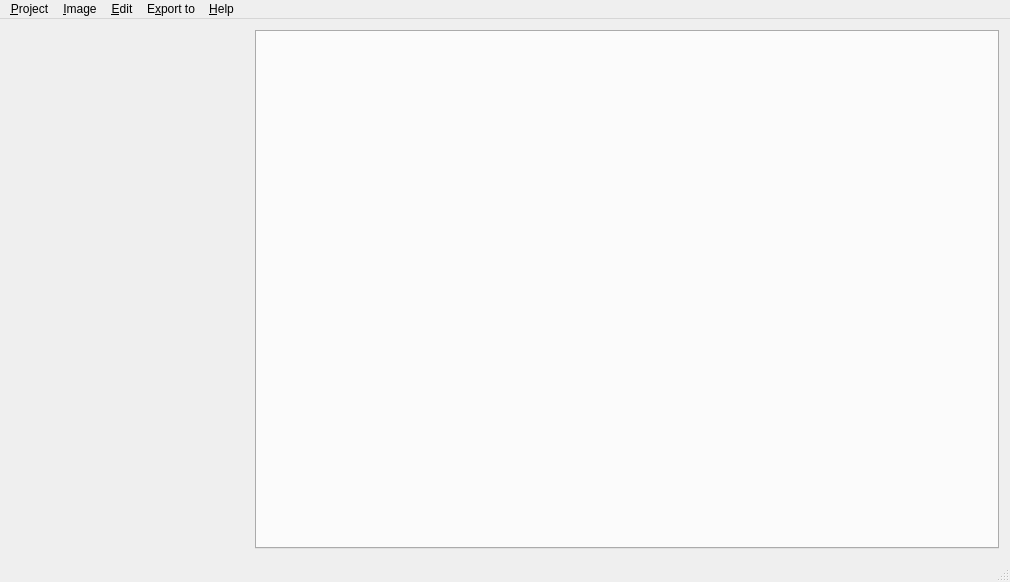
<?xml version="1.0" encoding="UTF-8"?>
<ui version="4.0">
 <comment>Copyright (C) 2012-2014 Robert Chéramy (robert@cheramy.net)

This file is part of YASW (Yet Another Scan Wizard).

YASW is free software: you can redistribute it and/or modify
it under the terms of the GNU General Public License as published by
the Free Software Foundation, either version 3 of the License, or
(at your option) any later version.

YASW is distributed in the hope that it will be useful,
but WITHOUT ANY WARRANTY; without even the implied warranty of
MERCHANTABILITY or FITNESS FOR A PARTICULAR PURPOSE.  See the
GNU General Public License for more details.

You should have received a copy of the GNU General Public License
along with YASW.  If not, see http://www.gnu.org/licenses/.
</comment>
 <class>MainWindow</class>
 <widget class="QMainWindow" name="MainWindow">
  <property name="geometry">
   <rect>
    <x>0</x>
    <y>0</y>
    <width>1010</width>
    <height>582</height>
   </rect>
  </property>
  <property name="sizePolicy">
   <sizepolicy hsizetype="Expanding" vsizetype="Expanding">
    <horstretch>0</horstretch>
    <verstretch>0</verstretch>
   </sizepolicy>
  </property>
  <property name="windowTitle">
   <string>yasw - new project</string>
  </property>
  <property name="windowIcon">
   <iconset resource="icons/icons.qrc">
    <normaloff>:/icons/yasw.svg</normaloff>:/icons/yasw.svg</iconset>
  </property>
  <widget class="QWidget" name="centralWidget">
   <property name="sizePolicy">
    <sizepolicy hsizetype="Expanding" vsizetype="Expanding">
     <horstretch>0</horstretch>
     <verstretch>0</verstretch>
    </sizepolicy>
   </property>
   <layout class="QHBoxLayout" name="horizontalLayout">
    <item>
     <widget class="ImageTableWidget" name="imageList" native="true">
      <property name="sizePolicy">
       <sizepolicy hsizetype="Fixed" vsizetype="Preferred">
        <horstretch>0</horstretch>
        <verstretch>0</verstretch>
       </sizepolicy>
      </property>
      <property name="minimumSize">
       <size>
        <width>238</width>
        <height>0</height>
       </size>
      </property>
      <property name="maximumSize">
       <size>
        <width>238</width>
        <height>16777215</height>
       </size>
      </property>
     </widget>
    </item>
    <item>
     <widget class="FilterContainer" name="filterContainer">
      <property name="currentIndex">
       <number>-1</number>
      </property>
     </widget>
    </item>
   </layout>
  </widget>
  <widget class="QMenuBar" name="menuBar">
   <property name="geometry">
    <rect>
     <x>0</x>
     <y>0</y>
     <width>1010</width>
     <height>19</height>
    </rect>
   </property>
   <widget class="QMenu" name="menu_File">
    <property name="title">
     <string>&amp;Project</string>
    </property>
    <widget class="QMenu" name="recentProjects">
     <property name="enabled">
      <bool>true</bool>
     </property>
     <property name="title">
      <string>&amp;Recent projects</string>
     </property>
    </widget>
    <addaction name="action_Open"/>
    <addaction name="recentProjects"/>
    <addaction name="action_Save"/>
    <addaction name="action_SaveAs"/>
    <addaction name="separator"/>
    <addaction name="action_Close"/>
    <addaction name="action_Quit"/>
   </widget>
   <widget class="QMenu" name="menu_Export">
    <property name="title">
     <string>E&amp;xport to</string>
    </property>
    <addaction name="actionTo_Jpeg"/>
    <addaction name="actionTo_PDF"/>
   </widget>
   <widget class="QMenu" name="menu_Image">
    <property name="title">
     <string>&amp;Image</string>
    </property>
    <addaction name="actionAddImage"/>
    <addaction name="actionAdd_empty_image"/>
    <addaction name="actionRemove_selected"/>
    <addaction name="actionMoveImageUp"/>
    <addaction name="actionMoveImageDown"/>
    <addaction name="actionMove_image_left"/>
    <addaction name="actionMove_image_right"/>
    <addaction name="actionSelectPreviousImage"/>
    <addaction name="actionSelect_next_image"/>
    <addaction name="actionSelect_left_image"/>
    <addaction name="actionSelect_right_image"/>
   </widget>
   <widget class="QMenu" name="menu_Hilfe">
    <property name="title">
     <string>&amp;Help</string>
    </property>
    <addaction name="action_About"/>
   </widget>
   <widget class="QMenu" name="menuEdit">
    <property name="title">
     <string>&amp;</string>
    </property>
   </widget>
   <widget class="QMenu" name="menu_Edit">
    <property name="title">
     <string>&amp;Edit</string>
    </property>
    <addaction name="action_Preferences"/>
   </widget>
   <addaction name="menu_File"/>
   <addaction name="menu_Image"/>
   <addaction name="menu_Edit"/>
   <addaction name="menu_Export"/>
   <addaction name="menu_Hilfe"/>
   <addaction name="menuEdit"/>
  </widget>
  <widget class="QStatusBar" name="statusBar"/>
  <action name="action_Quit">
   <property name="text">
    <string>&amp;Quit</string>
   </property>
   <property name="shortcut">
    <string>Alt+F4</string>
   </property>
  </action>
  <action name="action_Open">
   <property name="text">
    <string>&amp;Open</string>
   </property>
   <property name="shortcut">
    <string>Ctrl+O</string>
   </property>
  </action>
  <action name="action_Save">
   <property name="text">
    <string>&amp;Save</string>
   </property>
   <property name="shortcut">
    <string>Ctrl+S</string>
   </property>
  </action>
  <action name="action_SaveAs">
   <property name="text">
    <string>Save&amp;As</string>
   </property>
  </action>
  <action name="action_Close">
   <property name="text">
    <string>&amp;Close</string>
   </property>
   <property name="shortcut">
    <string>Ctrl+W</string>
   </property>
  </action>
  <action name="actionTo_Jpeg">
   <property name="text">
    <string>&amp;JPEG</string>
   </property>
  </action>
  <action name="actionTo_PDF">
   <property name="text">
    <string>&amp;PDF</string>
   </property>
  </action>
  <action name="actionAddImage">
   <property name="text">
    <string>&amp;Add Image</string>
   </property>
   <property name="toolTip">
    <string>Insert an image at current position (when no selection, defaults to left)</string>
   </property>
   <property name="shortcut">
    <string>+</string>
   </property>
  </action>
  <action name="actionRemove_selected">
   <property name="text">
    <string>&amp;Remove selected image</string>
   </property>
   <property name="shortcut">
    <string>Del</string>
   </property>
  </action>
  <action name="actionMoveImageUp">
   <property name="text">
    <string>Move image &amp;up</string>
   </property>
   <property name="toolTip">
    <string>Move image up</string>
   </property>
   <property name="shortcut">
    <string>Ctrl+Up</string>
   </property>
  </action>
  <action name="actionMoveImageDown">
   <property name="text">
    <string>Move image &amp;down</string>
   </property>
   <property name="toolTip">
    <string>Move image down</string>
   </property>
   <property name="shortcut">
    <string>Ctrl+Down</string>
   </property>
  </action>
  <action name="actionAdd_empty_image">
   <property name="text">
    <string>Add &amp;empty image</string>
   </property>
   <property name="toolTip">
    <string>Adds an empty image at selection. If there is default selection, inserts left</string>
   </property>
  </action>
  <action name="action_About">
   <property name="text">
    <string>&amp;About</string>
   </property>
  </action>
  <action name="action_Preferences">
   <property name="text">
    <string>&amp;Preferences</string>
   </property>
  </action>
  <action name="actionMove_image_left">
   <property name="text">
    <string>Move image &amp;left</string>
   </property>
   <property name="shortcut">
    <string>Ctrl+Left</string>
   </property>
  </action>
  <action name="actionMove_image_right">
   <property name="text">
    <string>Move image right</string>
   </property>
   <property name="shortcut">
    <string>Ctrl+Right</string>
   </property>
  </action>
  <action name="actionSelectPreviousImage">
   <property name="text">
    <string>Select previous image</string>
   </property>
   <property name="toolTip">
    <string>Select previous image</string>
   </property>
   <property name="shortcut">
    <string>Up</string>
   </property>
  </action>
  <action name="actionSelect_next_image">
   <property name="text">
    <string>Select next image</string>
   </property>
   <property name="shortcut">
    <string>Down</string>
   </property>
  </action>
  <action name="actionSelect_left_image">
   <property name="text">
    <string>Select left image</string>
   </property>
   <property name="shortcut">
    <string>Left</string>
   </property>
  </action>
  <action name="actionSelect_right_image">
   <property name="text">
    <string>Select right image</string>
   </property>
   <property name="shortcut">
    <string>Right</string>
   </property>
  </action>
 </widget>
 <layoutdefault spacing="6" margin="11"/>
 <customwidgets>
  <customwidget>
   <class>FilterContainer</class>
   <extends>QTabWidget</extends>
   <header>filtercontainer.h</header>
   <container>1</container>
  </customwidget>
  <customwidget>
   <class>ImageTableWidget</class>
   <extends>QWidget</extends>
   <header>imagetablewidget.h</header>
   <container>1</container>
   <slots>
    <slot>removeSelected()</slot>
    <slot>imageUp()</slot>
    <slot>imageDown()</slot>
    <slot>insertImage()</slot>
    <slot>insertEmptyImage()</slot>
    <slot>moveImageLeft()</slot>
    <slot>moveImageRight()</slot>
    <slot>selectPreviousImage()</slot>
    <slot>selectNextImage()</slot>
    <slot>selectLeftImage()</slot>
    <slot>selectRightImage()</slot>
   </slots>
  </customwidget>
 </customwidgets>
 <resources>
  <include location="icons/icons.qrc"/>
 </resources>
 <connections>
  <connection>
   <sender>action_Quit</sender>
   <signal>triggered()</signal>
   <receiver>MainWindow</receiver>
   <slot>close()</slot>
   <hints>
    <hint type="sourcelabel">
     <x>-1</x>
     <y>-1</y>
    </hint>
    <hint type="destinationlabel">
     <x>534</x>
     <y>347</y>
    </hint>
   </hints>
  </connection>
  <connection>
   <sender>actionTo_Jpeg</sender>
   <signal>triggered()</signal>
   <receiver>MainWindow</receiver>
   <slot>exportToJpeg()</slot>
   <hints>
    <hint type="sourcelabel">
     <x>-1</x>
     <y>-1</y>
    </hint>
    <hint type="destinationlabel">
     <x>504</x>
     <y>290</y>
    </hint>
   </hints>
  </connection>
  <connection>
   <sender>actionTo_PDF</sender>
   <signal>triggered()</signal>
   <receiver>MainWindow</receiver>
   <slot>exportToPdf()</slot>
   <hints>
    <hint type="sourcelabel">
     <x>-1</x>
     <y>-1</y>
    </hint>
    <hint type="destinationlabel">
     <x>504</x>
     <y>290</y>
    </hint>
   </hints>
  </connection>
  <connection>
   <sender>actionAddImage</sender>
   <signal>triggered()</signal>
   <receiver>imageList</receiver>
   <slot>insertImage()</slot>
   <hints>
    <hint type="sourcelabel">
     <x>-1</x>
     <y>-1</y>
    </hint>
    <hint type="destinationlabel">
     <x>127</x>
     <y>293</y>
    </hint>
   </hints>
  </connection>
  <connection>
   <sender>actionRemove_selected</sender>
   <signal>triggered()</signal>
   <receiver>imageList</receiver>
   <slot>removeSelected()</slot>
   <hints>
    <hint type="sourcelabel">
     <x>-1</x>
     <y>-1</y>
    </hint>
    <hint type="destinationlabel">
     <x>127</x>
     <y>293</y>
    </hint>
   </hints>
  </connection>
  <connection>
   <sender>actionMoveImageUp</sender>
   <signal>triggered()</signal>
   <receiver>imageList</receiver>
   <slot>imageUp()</slot>
   <hints>
    <hint type="sourcelabel">
     <x>-1</x>
     <y>-1</y>
    </hint>
    <hint type="destinationlabel">
     <x>127</x>
     <y>293</y>
    </hint>
   </hints>
  </connection>
  <connection>
   <sender>actionMoveImageDown</sender>
   <signal>triggered()</signal>
   <receiver>imageList</receiver>
   <slot>imageDown()</slot>
   <hints>
    <hint type="sourcelabel">
     <x>-1</x>
     <y>-1</y>
    </hint>
    <hint type="destinationlabel">
     <x>127</x>
     <y>293</y>
    </hint>
   </hints>
  </connection>
  <connection>
   <sender>actionAdd_empty_image</sender>
   <signal>triggered()</signal>
   <receiver>imageList</receiver>
   <slot>insertEmptyImage()</slot>
   <hints>
    <hint type="sourcelabel">
     <x>-1</x>
     <y>-1</y>
    </hint>
    <hint type="destinationlabel">
     <x>127</x>
     <y>293</y>
    </hint>
   </hints>
  </connection>
  <connection>
   <sender>actionMove_image_left</sender>
   <signal>triggered()</signal>
   <receiver>imageList</receiver>
   <slot>moveImageLeft()</slot>
   <hints>
    <hint type="sourcelabel">
     <x>-1</x>
     <y>-1</y>
    </hint>
    <hint type="destinationlabel">
     <x>127</x>
     <y>293</y>
    </hint>
   </hints>
  </connection>
  <connection>
   <sender>actionMove_image_right</sender>
   <signal>triggered()</signal>
   <receiver>imageList</receiver>
   <slot>moveImageRight()</slot>
   <hints>
    <hint type="sourcelabel">
     <x>-1</x>
     <y>-1</y>
    </hint>
    <hint type="destinationlabel">
     <x>127</x>
     <y>293</y>
    </hint>
   </hints>
  </connection>
  <connection>
   <sender>actionSelectPreviousImage</sender>
   <signal>triggered()</signal>
   <receiver>imageList</receiver>
   <slot>selectPreviousImage()</slot>
   <hints>
    <hint type="sourcelabel">
     <x>-1</x>
     <y>-1</y>
    </hint>
    <hint type="destinationlabel">
     <x>127</x>
     <y>293</y>
    </hint>
   </hints>
  </connection>
  <connection>
   <sender>actionSelect_next_image</sender>
   <signal>triggered()</signal>
   <receiver>imageList</receiver>
   <slot>selectNextImage()</slot>
   <hints>
    <hint type="sourcelabel">
     <x>-1</x>
     <y>-1</y>
    </hint>
    <hint type="destinationlabel">
     <x>127</x>
     <y>293</y>
    </hint>
   </hints>
  </connection>
  <connection>
   <sender>actionSelect_left_image</sender>
   <signal>triggered()</signal>
   <receiver>imageList</receiver>
   <slot>selectLeftImage()</slot>
   <hints>
    <hint type="sourcelabel">
     <x>-1</x>
     <y>-1</y>
    </hint>
    <hint type="destinationlabel">
     <x>127</x>
     <y>293</y>
    </hint>
   </hints>
  </connection>
  <connection>
   <sender>actionSelect_right_image</sender>
   <signal>triggered()</signal>
   <receiver>imageList</receiver>
   <slot>selectRightImage()</slot>
   <hints>
    <hint type="sourcelabel">
     <x>-1</x>
     <y>-1</y>
    </hint>
    <hint type="destinationlabel">
     <x>127</x>
     <y>293</y>
    </hint>
   </hints>
  </connection>
 </connections>
 <slots>
  <slot>ImageSelected(QModelIndex)</slot>
  <slot>slotTransform()</slot>
  <slot>exportToJpeg()</slot>
  <slot>exportToPdf()</slot>
 </slots>
</ui>
